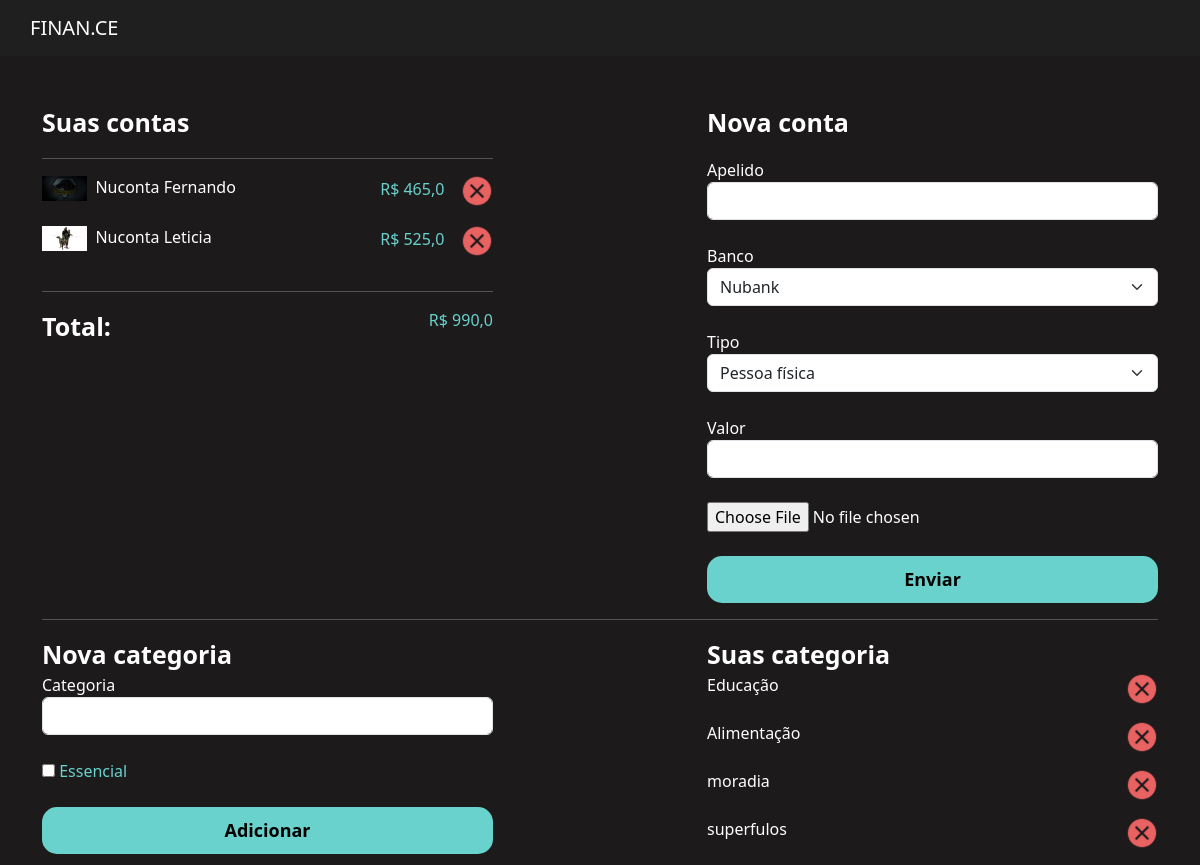
The page /perfil/gerenciar/ on the database its author committed.
### perfil/models.py (models this page shows, shortened)
class Conta(models.Model):
    banco_choices = (
        ('NU', 'Nubank'),
        ('CE', 'Caixa Economica')
    )
    tipo_choices = (
        ('pf', 'Pessoa Fisica'),
        ('pj', 'Pessoa Juridica')
    )
    apelido = models.CharField(max_length=50)
    banco = models.CharField(max_length=2, choices=banco_choices)
    tipo = models.CharField(max_length=2, choices=tipo_choices)
    valor = models.FloatField()
    icone = models.ImageField(upload_to="icones")

class Categoria(models.Model):
    categoria = models.CharField(max_length=50)
    essencial = models.BooleanField(default=False)
    valor_planejamento = models.FloatField(default=0)

### perfil/views.py (the view)
# urls.py: path('gerenciar/', views.gerenciar, name="gerenciar"),
def gerenciar(request):
        contas = Conta.objects.all()
        categorias = Categoria.objects.all()
        total_conta = calcula_total(contas, 'valor')
        return render(request, 'gerenciar.html', {'contas': contas, 'total_conta': total_conta, 'categorias': categorias})

### perfil/utils.py (called while the page is built)
def calcula_total(obj, campo):
    total = 0
    for i in obj:
        total += getattr(i, campo)
    return total

### perfil/templates/gerenciar.html (shortened to what this page needs)
{% extends 'bases/base.html' %}
{% load static %}
{% block 'head' %}
    <link href="{% static 'perfil/css/home.css' %}" rel="stylesheet">
    <link href="{% static 'perfil/css/gerenciar.css' %}" rel="stylesheet">
{% endblock %}
{% block 'body' %}
    <br>
    <br>
    <div class="container">
        <div class="row">
            <div class="col-md-5">
                <p class="fonte-destaque">Suas contas</p>
                <hr>
                <div class="contas">
                    {% for conta in contas%}
                        <div class="lista-contas-main">
                            <span><img width="10%" src="{{conta.icone.url}}">&nbsp&nbsp{{conta.apelido}}</span>
                            <span class="total-conta positivo ">R$ {{conta.valor}}&nbsp&nbsp&nbsp <a href="/perfil/deletar_banco/{{conta.id}}"><img class="tts" src="{% static 'perfil/img/exit.png' %}"></a></span>
                        </div>
                        <br>
                    {% endfor%}
                </div>
                <hr>
                <span class="fonte-destaque">Total:</span>
                <span class="positivo total-conta font-destaque">R$ {{total_conta}}</span>
            </div>
            <div class="col-md-2"></div>
            <div class="col-md-5">
                <p class="fonte-destaque">Nova conta</p>
                <form action="{% url 'cadastrar_banco' %}" method="POST" enctype="multipart/form-data"> {% csrf_token %}
                    <label>Apelido</label>
                    <input type="text" name="apelido" class="form-control" placeholder="">
                    <br>
                    <label>Banco</label>
                    <select name="banco" class="form-select">
                        <option value="NU">Nubank</option>
                    </select>
                    <br>
                    <label>Tipo</label>
                    <select name="tipo" class="form-select">
                        <option value="pf">Pessoa física</option>
                    </select>
                    <br>
                    <label>Valor</label>
                    <input type="number" name="valor" class="form-control" placeholder="">
                    <br>
                    <input type="file" placeholder="Ícone" name="icone" required>
                    <br>
                    <br>
                    <input style="width: 100%" type="submit" class="botao-principal" value= "Enviar">
                </form>
            </div>
        </div>
        <hr>
        <div class="row">
            <div class="col-md-5">
                <span class="fonte-destaque">Nova categoria</span>
                <form action="{% url 'cadastrar_categoria' %}" method="POST"> {% csrf_token %}
                    <label>Categoria</label>
                    <input type="text" name="categoria" class="form-control">
                    <br>
                    <input type="checkbox" name="essencial" value="essencial"><label class="positivo">&nbspEssencial</label>
                    <br>
                    <br>
                    <input style="width: 100%" type="submit" class="botao-principal" value="Adicionar">
                </form>
            </div>
            <div class="col-md-2">
            </div>
            <div class="col-md-5">
                <span class="fonte-destaque">Suas categoria</span>
                <br>
                <div class="contas">
                    {% for categoria in categorias %}
                        <div class="lista-contas-main">
                            <span>{{categoria.categoria}}</span>
                            <span class="total-conta"><a href="{% url 'update_categoria' categoria.id %}"><img class="tts" src="{% if categoria.essencial %} {% static 'perfil/img/check.png' %} {% else %} {% static 'perfil/img/exit.png' %} {% endif %}"></a></span>
                        </div>
                        <br>
                    {% endfor %}
                </div>
            </div>
        </div>
    </div>
{% endblock %}

### templates/bases/base.html (shortened to what this page needs)
{% load static %}
<!doctype html>
<html lang="en">
  <head>
    <link href="{% static '/geral/css/base.css' %}" rel="stylesheet">
    <link href="https://cdn.jsdelivr.net/npm/bootstrap@5.3.0-alpha1/dist/css/bootstrap.min.css" rel="stylesheet">
    {% block 'head' %}
    {% endblock %}
  </head>
  <body>
    <nav class="navbar navbar-expand-lg navbar-dark" style="background-color: #201F1F;">
        <a class="navbar-brand" style="margin-left: 30px" href="">FINAN.CE</a>
    </nav>
    {% block 'body' %}
    {% endblock %}
  </body>
</html>

### templates/static/geral/css/base.css (style rules this page uses)
body { background-color: #1C1A1A !important; color: white !important; }
:root { --main-color: #2B2B2B; --dark-color: #1C1A1A; --contrast-color: #69D2CD; --differential-color: #E96363; }

### templates/static/perfil/css/home.css (style rules this page uses)
.fonte-destaque { font-weight: bold; font-size: 25px; }
.total-conta { color: #B9F1D6; font-weight: 200; float: right; }
.botao-principal { text-decoration: none; color: black; font-weight: bold; font-size: 18px; padding: 10px; background-color: var(--contrast-color); text-align: center; border-radius: 15px; border: none; }
.positivo { color: var(--contrast-color); }

### templates/static/perfil/css/gerenciar.css (style rules this page uses)
.fonte-destaque { font-weight: bold; font-size: 25px; }
.total-conta { color: #B9F1D6; font-weight: 200; float: right; }
.botao-principal { text-decoration: none; color: black; font-weight: bold; font-size: 18px; padding: 10px; background-color: var(--contrast-color); text-align: center; border-radius: 15px; border: none; }
.positivo { color: var(--contrast-color); }
.tts { width: 2pc; }

### rows shown on the page
Conta: icone (picture), apelido "Nuconta Fernando", valor "465,0"
Conta: icone (picture), apelido "Nuconta Leticia", valor "525,0"
Categoria: categoria "Educação"
Categoria: categoria "Alimentação"
Categoria: categoria "moradia"
Categoria: categoria "superfulos"

### other values the page prints
{{ total_conta }} "990,0"
